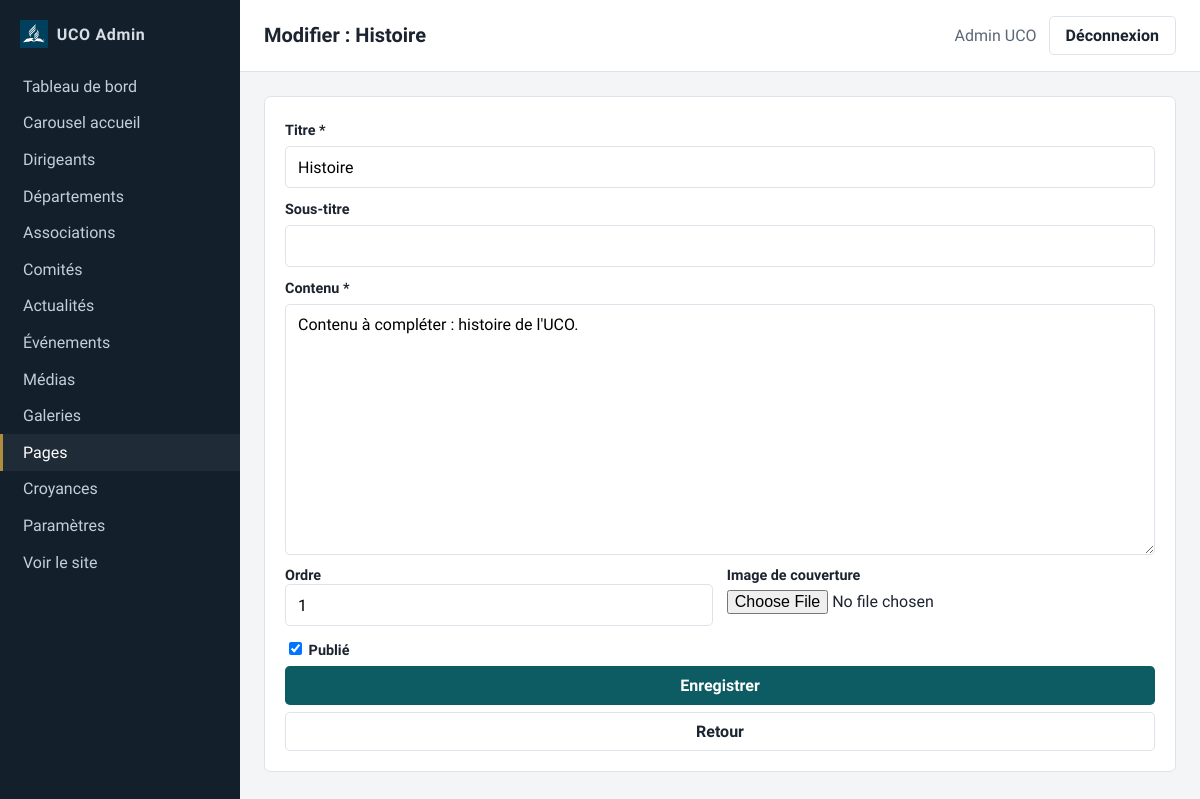
/admin/pages/1/edit (signed in), run on the app's committed database.
### tables this page shows
CREATE TABLE users (
    id              INT UNSIGNED AUTO_INCREMENT PRIMARY KEY,
    role_id         TINYINT UNSIGNED NOT NULL,
    email           VARCHAR(190) NOT NULL UNIQUE,
    password_hash   VARCHAR(255) NOT NULL,       
    first_name      VARCHAR(100) NOT NULL,
    last_name       VARCHAR(100) NOT NULL,
    is_active       TINYINT(1) NOT NULL DEFAULT 1,
    last_login_at   DATETIME NULL,
    created_at      DATETIME NOT NULL DEFAULT CURRENT_TIMESTAMP,
    updated_at      DATETIME NULL ON UPDATE CURRENT_TIMESTAMP,
    CONSTRAINT fk_users_role
        FOREIGN KEY (role_id) REFERENCES roles(id)
        ON UPDATE CASCADE ON DELETE RESTRICT
);

CREATE TABLE pages (
    id          INT UNSIGNED AUTO_INCREMENT PRIMARY KEY,
    slug        VARCHAR(120) NOT NULL UNIQUE,    
    title       VARCHAR(200) NOT NULL,
    subtitle    VARCHAR(255) NULL,
    body        LONGTEXT NOT NULL,
    cover_image VARCHAR(255) NULL,
    is_published TINYINT(1) NOT NULL DEFAULT 1,
    sort_order  INT NOT NULL DEFAULT 0,
    updated_by  INT UNSIGNED NULL,
    created_at  DATETIME NOT NULL DEFAULT CURRENT_TIMESTAMP,
    updated_at  DATETIME NULL ON UPDATE CURRENT_TIMESTAMP,
    CONSTRAINT fk_pages_updated_by
        FOREIGN KEY (updated_by) REFERENCES users(id)
        ON UPDATE CASCADE ON DELETE SET NULL
);

### src/Core/View.php (called while the page is built, shortened)
<?php
final class View
{
    public static function render(string $view, array $data = [], ?string $layout = 'layouts/main'): void
    {
        extract($data, EXTR_SKIP);
        $viewFile = dirname(__DIR__, 2) . '/views/' . str_replace('.', '/', $view) . '.php';
        require $viewFile;
        $content = ob_get_clean();
        $layoutFile = dirname(__DIR__, 2) . '/views/' . str_replace('.', '/', $layout) . '.php';
        require $layoutFile;
    }
}

### src/Core/Controller.php (called while the page is built, shortened)
<?php
abstract class Controller
{
    protected function adminView(string $view, array $data = []): void
    {
        $data['authUser'] = Auth::user();
        View::render($view, $data, 'layouts/admin');
    }
}

### src/Controllers/Admin/PageAdminController.php (called while the page is built, shortened)
<?php
final class PageAdminController extends Controller
{
    public function edit(Request $request, string $id): void
    {
        $page = Page::find((int) $id);
        $this->adminView('admin/pages/form', [
            'title' => 'Modifier : ' . $page['title'],
            'page'  => $page,
        ]);
    }
}

### src/Core/App.php (called while the page is built, shortened)
<?php
final class App
{
    private Router $router;
    public function __construct()
    {
        $root = dirname(__DIR__, 2);
        Database::getInstance(require $root . '/config/database.php');
        $this->router = new Router();
    }
    public function run(): void
    {
        $request = new Request();
        $this->router->dispatch($request);
    }
}

### public/index.php (called while the page is built, shortened)
<?php
try {
    $app = new App();
    $app->run();
} catch (Throwable $e) {
    http_response_code(500);
    $debug = filter_var($_ENV['APP_DEBUG'] ?? false, FILTER_VALIDATE_BOOLEAN);
    if (!headers_sent()) {
        header('Content-Type: text/html; charset=utf-8');
    }
    try {
        View::render('errors/500', [
            'title'     => 'Erreur serveur',
            'debug'     => $debug,
            'exception' => $e,
        ], null);
    } catch (Throwable) {
        echo $debug ? htmlspecialchars($e->__toString(), ENT_QUOTES | ENT_SUBSTITUTE, 'UTF-8') : 'Une erreur est survenue.';
    }
}

### src/Core/Database.php (called while the page is built, shortened)
<?php
final class Database
{
    private static ?Database $instance = null;
    private PDO $pdo;
    private function __construct(array $config)
    {
        $dsn = sprintf(
            'mysql:host=%s;port=%d;dbname=%s;charset=%s',
            $config['host'],
            $config['port'],
            $config['dbname'],
            $config['charset']
        );
        try {
            $this->pdo = new PDO($dsn, $config['user'], $config['pass'], [
                PDO::ATTR_ERRMODE            => PDO::ERRMODE_EXCEPTION,
                PDO::ATTR_DEFAULT_FETCH_MODE => PDO::FETCH_ASSOC,
                PDO::ATTR_EMULATE_PREPARES   => false,
            ]);
        } catch (PDOException $e) {
            throw new RuntimeException('Connexion à la base de données impossible : ' . $e->getMessage(), 0, $e);
        }
    }
    public static function getInstance(?array $config = null): self
    {
        if (self::$instance === null) {
            self::$instance = new self($config);
        }
        return self::$instance;
    }
    public function pdo(): PDO
    {
        return $this->pdo;
    }
}

### src/Core/Model.php (called while the page is built, shortened)
<?php
abstract class Model
{
    protected static string $table;
    protected static string $primaryKey = 'id';
    protected static function db(): PDO
    {
        return Database::getInstance()->pdo();
    }
    public static function find(int $id): ?array
    {
        $sql = 'SELECT * FROM ' . static::$table . ' WHERE ' . static::$primaryKey . ' = :id LIMIT 1';
        $stmt = static::db()->prepare($sql);
        $stmt->execute(['id' => $id]);
        $row = $stmt->fetch();
        return $row ?: null;
    }
    protected static function fetchOne(string $sql, array $params = []): ?array
    {
        $stmt = static::db()->prepare($sql);
        $stmt->execute($params);
        $row = $stmt->fetch();
        return $row ?: null;
    }
}

### src/Helpers/functions.php (called while the page is built, shortened)
<?php
function e(?string $value): string
{
    return htmlspecialchars((string) $value, ENT_QUOTES | ENT_SUBSTITUTE, 'UTF-8');
}
function asset(string $path): string
{
    return '/assets/' . ltrim($path, '/');
}
function is_active_path(string $path, bool $exact = false): bool
{
    $current = parse_url($_SERVER['REQUEST_URI'] ?? '/', PHP_URL_PATH) ?: '/';
    if ($path === '/' || $exact) {
        return $current === $path;
    }
    return str_starts_with($current, $path);
}

### src/Core/Request.php (called while the page is built, shortened)
<?php
final class Request
{
    public function method(): string
    {
        return strtoupper($_SERVER['REQUEST_METHOD'] ?? 'GET');
    }
}

### src/Models/User.php (called while the page is built, shortened)
<?php
final class User extends Model
{
    public static function find(int $id): ?array
    {
        return static::fetchOne(
            'SELECT u.*, r.code AS role_code, r.label AS role_label
             FROM users u
             JOIN roles r ON r.id = u.role_id
             WHERE u.id = :id LIMIT 1',
            ['id' => $id]
        );
    }
}

### src/Core/Auth.php (called while the page is built, shortened)
<?php
final class Auth
{
    public static function id(): ?int
    {
        $id = Session::get(self::USER_KEY);
        return $id !== null ? (int) $id : null;
    }
    public static function user(): ?array
    {
        $id = self::id();
        return $id ? User::find($id) : null;
    }
}

### src/Core/Session.php (called while the page is built, shortened)
<?php
final class Session
{
    public static function get(string $key, mixed $default = null): mixed
    {
        return $_SESSION[$key] ?? $default;
    }
}

### views/admin/pages/form.php (the view, shortened to what this page needs)
<form method="post"
      action="<?= $page ? '/admin/pages/' . (int) $page['id'] : '/admin/pages' ?>"
      enctype="multipart/form-data"
      class="form admin-form">
    <label>Titre *</label>
    <input type="text" name="title" required value="<?= e($page['title'] ?? '') ?>">
    <label>Sous-titre</label>
    <input type="text" name="subtitle" value="<?= e($page['subtitle'] ?? '') ?>">
    <label>Contenu *</label>
    <textarea name="body" rows="12" required><?= e($page['body'] ?? '') ?></textarea>
    <div class="form-grid">
        <div>
            <label>Ordre</label>
            <input type="number" name="sort_order" value="<?= (int) ($page['sort_order'] ?? 0) ?>">
        </div>
        <div>
            <label>Image de couverture</label>
            <input type="file" name="cover_image" accept="image/*">
        </div>
    </div>
    <label><input type="checkbox" name="is_published" value="1" <?= !$page || !empty($page['is_published']) ? 'checked' : '' ?>> Publié</label>
    <button class="btn btn-primary">Enregistrer</button>
    <a href="/admin/pages" class="btn btn-ghost">Retour</a>
</form>

### src/Core/Router.php (shortened to what this page needs)
<?php
final class Router
{
    private array $routes = [];
    private function add(string $method, string $path, array $handler): void
    {
        $path = rtrim($path, '/') ?: '/';
        $this->routes[$method][$path] = $handler;
    }
    public function dispatch(Request $request): void
    {
        $method = $request->method();
        $path = $request->path();
        foreach ($this->routes[$method] ?? [] as $route => $handler) {
            $pattern = preg_replace('#\{([a-zA-Z_]+)\}#', '(?P<$1>[^/]+)', $route);
            $pattern = '#^' . $pattern . '$#';
            if (!preg_match($pattern, $path, $matches)) {
                continue;
            }
            $params = array_filter($matches, 'is_string', ARRAY_FILTER_USE_KEY);
            [$class, $action] = $handler;
            $controller = new $class();
            $controller->$action($request, ...array_values($params));
            return;
        }
    }
}

### views/layouts/admin.php (shortened to what this page needs)
<!DOCTYPE html>
<html lang="fr">
<head>
    <link rel="stylesheet" href="<?= asset('css/admin.css') ?>">
</head>
<body class="admin-body">
<aside class="admin-sidebar">
    <div class="admin-brand">
        UCO Admin
    </div>
    <nav>
        <a href="/admin" class="<?= is_active_path('/admin', true) ? 'is-active' : '' ?>">Tableau de bord</a>
        <a href="/admin/carousel" class="<?= is_active_path('/admin/carousel') ? 'is-active' : '' ?>">Carousel accueil</a>
        <a href="/admin/leaders" class="<?= is_active_path('/admin/leaders') ? 'is-active' : '' ?>">Dirigeants</a>
        <a href="/admin/departments" class="<?= is_active_path('/admin/departments') ? 'is-active' : '' ?>">Départements</a>
        <a href="/admin/associations" class="<?= is_active_path('/admin/associations') ? 'is-active' : '' ?>">Associations</a>
        <a href="/admin/committees" class="<?= is_active_path('/admin/committees') ? 'is-active' : '' ?>">Comités</a>
        <a href="/admin/posts" class="<?= is_active_path('/admin/posts') ? 'is-active' : '' ?>">Actualités</a>
        <a href="/admin/events" class="<?= is_active_path('/admin/events') ? 'is-active' : '' ?>">Événements</a>
        <a href="/admin/media" class="<?= is_active_path('/admin/media') ? 'is-active' : '' ?>">Médias</a>
        <a href="/admin/galleries" class="<?= is_active_path('/admin/galleries') ? 'is-active' : '' ?>">Galeries</a>
        <a href="/admin/pages" class="<?= is_active_path('/admin/pages') ? 'is-active' : '' ?>">Pages</a>
        <a href="/admin/beliefs" class="<?= is_active_path('/admin/beliefs') ? 'is-active' : '' ?>">Croyances</a>
        <a href="/admin/settings" class="<?= is_active_path('/admin/settings') ? 'is-active' : '' ?>">Paramètres</a>
        <a href="/" target="_blank">Voir le site</a>
    </nav>
</aside>
<div class="admin-main">
    <header class="admin-topbar">
        <h1><?= e($title ?? '') ?></h1>
        <div class="admin-user">
            <span><?= e(($authUser['first_name'] ?? '') . ' ' . ($authUser['last_name'] ?? '')) ?></span>
            <form method="post" action="/admin/logout" class="inline">
                <button type="submit" class="btn btn-ghost">Déconnexion</button>
            </form>
        </div>
    </header>
    <div class="admin-content">
        <?= $content ?>
    </div>
</div>
</body>
</html>

### public/assets/css/admin.css (style rules this page uses)
:root { --bg: #f3f5f7; --panel: #fff; --ink: #1c2430; --muted: #5b6775; --line: #dde3ea; --accent: #0d5c63; --danger: #a33b32; --font: "Source Sans 3", system-ui, sans-serif; }
* { box-sizing: border-box; }
body { margin: 0; font-family: var(--font); color: var(--ink); background: var(--bg); }
a { color: var(--accent); text-decoration: none; }
.admin-body { display: grid; grid-template-columns: 240px 1fr; min-height: 100vh; }
.admin-sidebar { background: #13202b; color: #d7dee6; padding: 1.25rem 0; }
.admin-brand { padding: 0 1.25rem 1.25rem; font-weight: 700; letter-spacing: .04em; display: flex; align-items: center; gap: .55rem; }
.admin-sidebar nav { display: grid; }
.admin-sidebar a { color: #c5ced8; padding: .55rem 1.25rem; border-left: 3px solid transparent; }
.admin-sidebar a:hover, .admin-sidebar a.is-active { background: rgba(255,255,255,.05); color: #fff; border-left-color: #b08d3e; }
.admin-main { display: flex; flex-direction: column; min-width: 0; }
.admin-topbar { display: flex; justify-content: space-between; align-items: center; gap: 1rem; flex-wrap: wrap; padding: 1rem 1.5rem; background: var(--panel); border-bottom: 1px solid var(--line); }
.admin-topbar h1 { margin: 0; font-size: 1.25rem; }
.admin-user { display: flex; align-items: center; gap: .75rem; color: var(--muted); }
.admin-content { padding: 1.5rem; max-width: 100%; overflow-x: auto; -webkit-overflow-scrolling: touch; }
.btn { display: inline-flex; align-items: center; justify-content: center; padding: .55rem 1rem; border-radius: .3rem; border: 1px solid transparent; background: var(--accent); color: #fff; font: inherit; font-weight: 600; cursor: pointer; }
.btn-ghost { background: transparent; border-color: var(--line); color: var(--ink); }
.btn-primary { background: var(--accent); color: #fff; }
.actions form, .inline { display: inline; }
.form, .admin-form { display: grid; gap: .45rem; max-width: min(960px, 100%); background: var(--panel); padding: 1.25rem; border: 1px solid var(--line); border-radius: .4rem; }
.form label, .field-label { font-weight: 600; font-size: .9rem; margin-top: .35rem; display: block; }
.form input, .form textarea, .form select { width: 100%; padding: .65rem .75rem; border: 1px solid var(--line); border-radius: .3rem; font: inherit; }
.form input[type="checkbox"], .form input[type="radio"] { width: auto; padding: 0; }
.form input[type="file"] { width: 100%; padding: .35rem 0; border: 0; background: transparent; }
.form-grid { display: grid; gap: .85rem; }
@media (min-width: 700px) { .form-grid { grid-template-columns: 1fr 1fr; } }

### data on the page
users: first_name+last_name "Admin UCO"
pages: title "Histoire", body "Contenu à compléter : histoire de l'UCO.", sort_order "1", is_published "☑"
